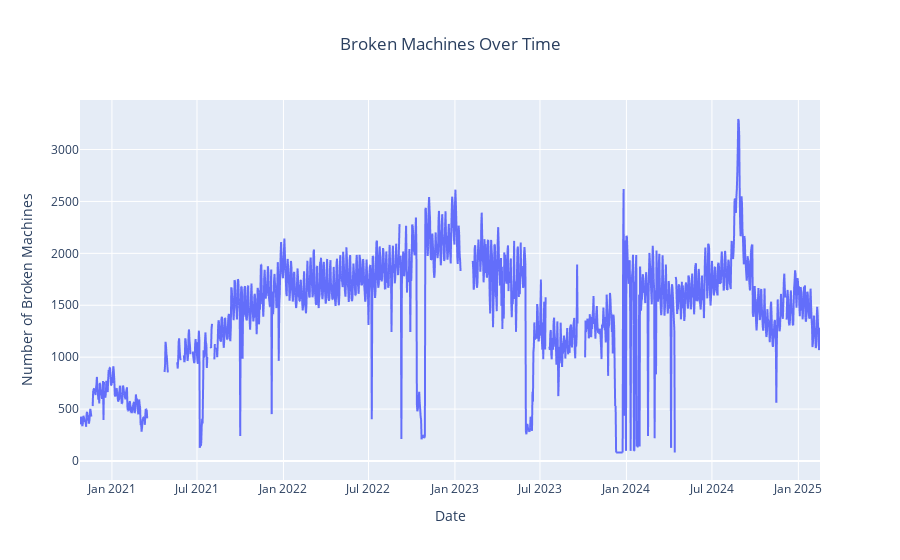

Notebook source saved alongside this figure:
### Code cell
# Just broken machines
fig = px.line(df, x='Date', y='Broken Machines',
              title='Broken Machines Over Time',
              labels={'Broken Machines': 'Number of Broken Machines'},
              line_shape='linear')

# Center title
fig.update_layout(title_x=0.5)

# Show the plot
fig.show()

### Figure 1 — Plotly figure (JSON) as saved in the notebook; plotly's stock layout.template omitted (floating-point values rounded to 4 significant figures; data arrays with more than 128 entries replaced by an {"elided": "..."} marker saying what was removed)
{"data": [{"hovertemplate": "Date=%{x}<br>Number of Broken Machines=%{y}<extra></extra>", "legendgroup": "", "line": {"color": "#636efa", "dash": "solid", "shape": "linear"}, "marker": {"symbol": "circle"}, "mode": "lines", "name": "", "showlegend": false, "type": "scattergl", "x": {"elided": "1576 str values"}, "xaxis": "x", "y": {"elided": "1576 int values"}, "yaxis": "y"}], "layout": {"legend": {"tracegroupgap": 0}, "title": {"text": "Broken Machines Over Time", "x": 0.5}, "xaxis": {"anchor": "y", "domain": [0, 1], "title": {"text": "Date"}}, "yaxis": {"anchor": "x", "domain": [0, 1], "title": {"text": "Number of Broken Machines"}}}}
